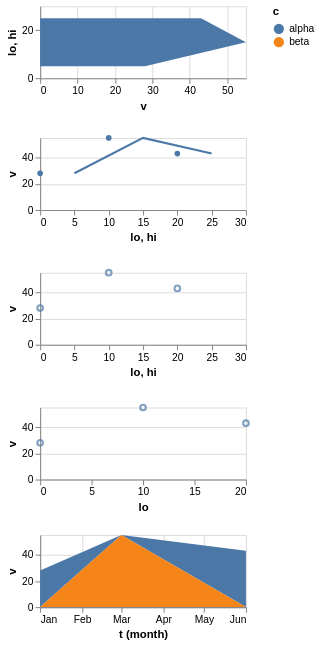

Express this chart as Vega-Lite.
### Vega-Lite specification from a JSON file in a GitHub repository (floating-point values rounded to 4 significant figures)
{"$schema": "https://vega.github.io/schema/vega-lite/v6.json", "description": "A column that **arrived** bucketed keeps its far edge in a second column rather than in an `_end` of its own, and a mark placed at a *point* is placed between the two: `else if (isBinned(bin)) { if (isFieldDef(channel2Def)) return interpolatedSignalRef({fieldOrDatumDef: channelDef, fieldOrDatumDef2: channel2Def, …}) }`. The rect path already read the pair — that is what makes a histogram's bars span their buckets — but the point path did not, and an area or a line over data that came pre-bucketed was drawn along the buckets' near edges instead of through their middles, half a bucket to the left of where upstream draws it. The first two rows are that area and that line. The last two must not move: a `bandPosition` of 0 asks for the near edge by name and gets the plain column back rather than a signal that computes it, and a bucketed column with no second channel has no far edge to interpolate towards — upstream warns that `x2` is required and leaves the mark where it was. The area **stacks**, which is what an area over a bucketed column does by default, and that is the second half of this fixture: stacking a path mark imputes over the bucket as a key, and a key has to be one column, so upstream writes the bucket's midpoint into a column first. For a bucket that arrived one, both of its edges resolve to the same name and the formula that comes out is the no-op `0.5*lo + 0.5*lo` written back over `lo` — emitted all the same, because the impute below is keyed on the column it names. This compiler skipped the formula, having read the rule as applying to its own bins only, and keyed the impute on a `_mid` nobody had written. The fifth row is the other kind of bucket, and it is why `mid` is named rather than guessed at: a bucketed **instant** did have a transform write it a second column, `month_t_end`, so a bin suffix of `end` still reaches it — but `range` and `mid` are columns only a real bin produces, and upstream excludes exactly those two by name. Stacked and imputed over its months, that area's `defined` reads `month_t` and its impute is keyed on `month_t`.", "vconcat": [{"width": 200, "height": 70, "data": {"values": [{"lo": 0, "hi": 10, "v": 28}, {"lo": 10, "hi": 20, "v": 55}, {"lo": 20, "hi": 30, "v": 43}]}, "mark": "area", "encoding": {"y": {"field": "lo", "bin": "binned", "type": "quantitative"}, "y2": {"field": "hi"}, "x": {"field": "v", "type": "quantitative"}}}, {"width": 200, "height": 70, "data": {"values": [{"lo": 0, "hi": 10, "v": 28}, {"lo": 10, "hi": 20, "v": 55}, {"lo": 20, "hi": 30, "v": 43}]}, "mark": {"type": "line", "point": true}, "encoding": {"x": {"field": "lo", "bin": "binned", "type": "quantitative"}, "x2": {"field": "hi"}, "y": {"field": "v", "type": "quantitative"}}}, {"width": 200, "height": 70, "data": {"values": [{"lo": 0, "hi": 10, "v": 28}, {"lo": 10, "hi": 20, "v": 55}, {"lo": 20, "hi": 30, "v": 43}]}, "mark": "point", "encoding": {"x": {"field": "lo", "bin": "binned", "type": "quantitative", "bandPosition": 0}, "x2": {"field": "hi"}, "y": {"field": "v", "type": "quantitative"}}}, {"width": 200, "height": 70, "data": {"values": [{"lo": 0, "hi": 10, "v": 28}, {"lo": 10, "hi": 20, "v": 55}, {"lo": 20, "hi": 30, "v": 43}]}, "mark": "point", "encoding": {"x": {"field": "lo", "bin": "binned", "type": "quantitative"}, "y": {"field": "v", "type": "quantitative"}}}, {"width": 200, "height": 70, "data": {"values": [{"t": "2024-01-07", "v": 28, "c": "alpha"}, {"t": "2024-03-19", "v": 55, "c": "beta"}, {"t": "2024-06-02", "v": 43, "c": "alpha"}]}, "mark": "area", "encoding": {"x": {"field": "t", "timeUnit": "month", "type": "temporal"}, "y": {"field": "v", "type": "quantitative"}, "color": {"field": "c", "type": "nominal"}}}]}
